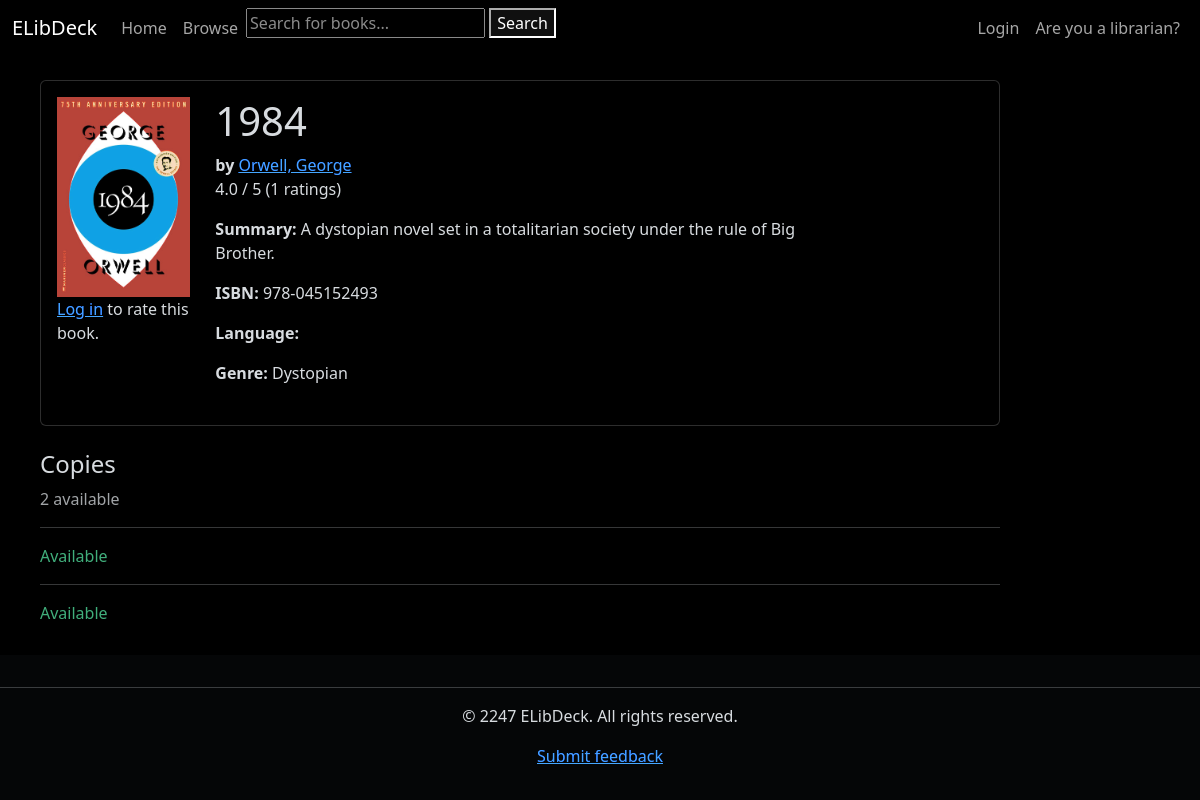
The page /book/2 on the database its author committed.
### books_catalog/models.py (models this page shows, shortened)
class Book(models.Model):
    title = models.CharField(max_length=255, blank=True, null=True, help_text='Title of book')
    author = models.ForeignKey('Author', on_delete=models.RESTRICT, null=True)
    summary = models.TextField(max_length=1000, help_text="Enter a brief description of the book.", blank=True,
                               null=True)
    isbn = models.CharField('ISBN', max_length=13, unique=True, help_text='13 character ISBN', blank=True, null=True)
    genre = models.ManyToManyField(Genre, help_text='Select a genre for this book.')
    cover_image = models.ImageField(upload_to='covers', blank=True, null=True)
    publication_date = models.IntegerField(blank=True, null=True, help_text='Year of publication')
    borrowers = models.ManyToManyField(settings.AUTH_USER_MODEL, blank=True, related_name="borrowed_books")
    def average_rating(self):
        average_ratings = self.ratings.aggregate(Avg('value'))
        return average_ratings['value__avg'] or 0
    def num_ratings(self):
        return self.ratings.aggregate(Count('value'))['value__count'] or 0
    class Meta:
        ordering = ['title', '-publication_date']

class Author(models.Model):
    first_name = models.CharField(max_length=100)
    last_name = models.CharField(max_length=100)
    date_of_birth = models.DateField(null=True, blank=True)
    date_of_death = models.DateField('Died', null=True, blank=True)
    class Meta:
        ordering = ['last_name', 'first_name']
    def get_absolute_url(self):
        return reverse('books_catalog:author-detail', args=[str(self.id)])
    def __str__(self):
        return f'{self.last_name}, {self.first_name}'

class Genre(models.Model):
    name = models.CharField(
        max_length=200,
        unique=True,
        help_text="Enter a book genre (e.g. Fantasy, Sci-Fi, Adventure, etc.), case-insensitive"
    )
    def __str__(self):
        return self.name
    class Meta:
        constraints = [
            UniqueConstraint(
                Lower('name'),
                name='genre_case_insensitive_unique',
                violation_error_message="Genre already exists (case insensitive match)"
            ),
        ]

class BookInstance(models.Model):
    id = models.UUIDField(primary_key=True, default=uuid.uuid4,
                          help_text="Unique ID for this particular book across whole library")
    book = models.ForeignKey('Book', on_delete=models.RESTRICT, null=True)
    imprint = models.CharField(max_length=200, blank=True, null=True)
    due_date = models.DateField(null=True, blank=True)
    borrower = models.ForeignKey(settings.AUTH_USER_MODEL, on_delete=models.SET_NULL, null=True, blank=True)
    LOAN_STATUS = (
        ('o', 'On loan'),
        ('a', 'Available'),
        ('r', 'Reserved'),
    )
    total_late_fee = models.DecimalField(max_digits=5, decimal_places=2, default=0.00)
    status = models.CharField(
        max_length=1,
        choices=LOAN_STATUS,
        blank=True,
        default='m',
        help_text='Book availability',
    )
    class Meta:
        ordering = ['due_date']
        permissions = (("can_mark_returned", "Set book as returned"),)

### books_catalog/views.py (the view, shortened to what this page needs)
# urls.py: path('book/<int:pk>', views.BookDetailView.as_view(), name='book-detail'),
class BookDetailView(generic.DetailView):
    model = Book
    template_name = 'books_catalog/book_detail.html'
    context_object_name = 'book'
    def get_context_data(self, **kwargs):
        context = super().get_context_data(**kwargs)
        user_rating = None
        form = None
        book = self.get_object()
        if self.request.user.is_authenticated:
            user_rating = BookRating.objects.filter(book=self.object, user=self.request.user).first()
            form = BookRatingForm(instance=user_rating)
        context.update({
            'form': form,
            'user_rating': user_rating,
            'average_rating': self.object.average_rating(),
            'num_ratings': self.object.num_ratings(),
        })
        borrowed = BorrowingHistory.objects.filter(user=self.request.user, bookinst__book=self.object).exists()
        context['can_rate'] = borrowed  # Only allow rating if the book has been borrowed
        if borrowed:
            rating = BookRating.objects.filter(user=self.request.user, book=self.object).first()
            if rating:
                context['rating'] = rating
            else:
                context['rating_form'] = BookRatingForm()
        available_copies = book.bookinstance_set.all().filter(status='a')
        context['available_copies_count'] = available_copies.count()  # Display number of available copies
        return context

### books_catalog/templates/books_catalog/book_detail.html (shortened to what this page needs)
{% extends 'generic.html' %}
{% block content %}
    <div style="margin-left:20px;margin-top:20px">
        <div class="card mt-4 p-3">
            <div class="row">
                <div class="col-md-2">
                    {% if book.cover_image %}
                        <img src="{{ book.cover_image.url }}" alt="{{ book.title }}" class="img-fluid"
                             style="height: 200px; object-fit: cover;"/>
                    {% else %}
                        <p>No cover image available</p>
                    {% endif %}
                    {% if user.is_authenticated %}
                        {% if can_rate %}
                            {% if not user_rating %}
                                <form method="post">
                                    {% csrf_token %}
                                    {{ form.value }}
                                    <br>
                                    <button type="submit">Submit Rating</button>
                                </form>
                            {% else %}
                                <p>{{ user_rating.value }} star{{ user_rating.value|pluralize }}</p>
                            {% endif %}
                        {% else %}
                            <p>You can only rate a book that you have borrowed.</p>
                        {% endif %}
                    {% else %}
                        <p><a href="{% url 'account_login' %}">Log in</a> to rate this book.</p>
                    {% endif %}
                    <br>
                    <br>
                </div>
                <div class="col-md-8">
                    <h1>{{ book.title }}</h1>
                    <p>
                        <strong>by</strong> <a href="{{ book.author.get_absolute_url }}">{{ book.author }}</a>
                        <br>
                        {{ average_rating|floatformat:1 }} / 5 ({{ num_ratings }} ratings)
                    </p>
                    <p><strong>Summary:</strong> {{ book.summary }}</p>
                    <p><strong>ISBN:</strong> {{ book.isbn }}</p>
                    <p><strong>Language:</strong> {{ book.language }}</p>
                    <p><strong>Genre:</strong> {{ book.genre.all|join:", " }}</p>
                </div>
            </div>
        </div>
        <br>
        <h4>Copies</h4>
        {% if available_copies_count > 0 %}
                <p class="text-muted">
                {{ available_copies_count }} available
                </p>
            {% for copy in book.bookinstance_set.all %}
                <hr/>
                <p
                        class="{% if copy.status == 'a' %}text-success{% elif copy.status == 'm' %}text-danger{% else %}text-warning{% endif %}">
                    {{ copy.get_status_display }}
                </p>
            {% endfor %}
        {% else %}
            <hr/>
            <p class="text-warning">No copies available.</p>
        {% endif %}
    </div>
{% endblock %}

### templates/generic.html (style rules this page uses)
html { filter: invert(1) hue-rotate(180deg); }
img, video { filter: invert(1) hue-rotate(180deg); }

### rows shown on the page
Book: cover_image (picture), title "1984", author "Orwell, George", summary "A dystopian novel set in a totalitarian society under the rule of Big Brother.", isbn "978-045152493", genre.all "Dystopian"
BookInstance: status "Available"
BookInstance: status "Available"

### other values the page prints
{{ average_rating|floatformat:1 }} "4.0"
{{ num_ratings }} "1"
{{ available_copies_count }} "2"
